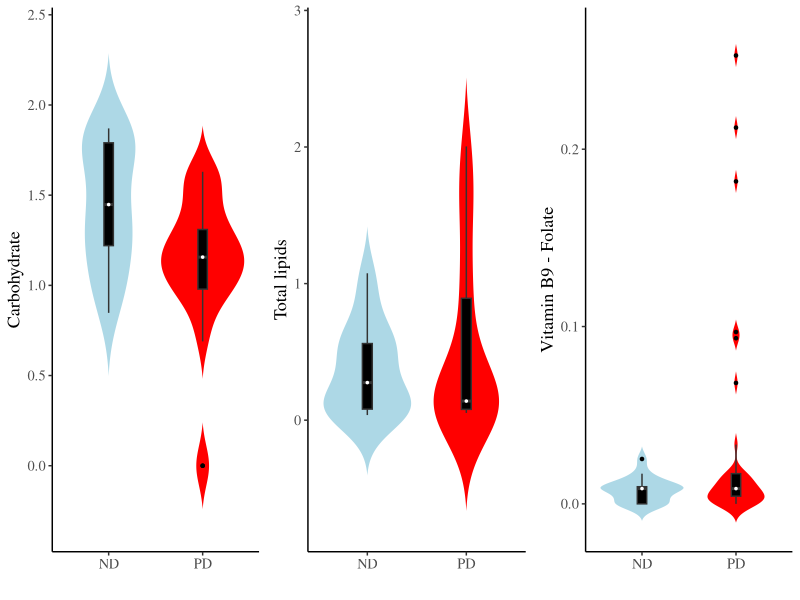

Write the R code that produced this figure.

library(cowplot)
library(rlang)
library(gridExtra)
library(ggplot2)


apatheme=theme_bw()+
  theme(panel.grid.major=element_blank(),
        panel.grid.minor=element_blank(),
        panel.border=element_blank(),
        axis.line=element_line(),
        text=element_text(family='Times', size = 13),
        legend.position="none",
        legend.title=element_blank())


log_nut_100g <- read.table(text = "Pollinator_dependence	dependence	Protein	Lipid	Carbohydrate	Fiber	Calcium	Iron	Magnesium	Phosphorus	Potassium	Sodium	Zinc	VitaminC	Thiamin	Riboflavin	Niacin	VitaminB6	Folate	VitaminA	VitaminE	VitaminK
Essential	PD	0.290034611	0.056904851	1.309630167	0.503790683	1.117271296	0.100370545	1.408239965	1.014520539	1.860936621	0.230448921	0.201397124	1.164352856	0.096910013	0	0	0.017033339	0	0	0	0
Essential	PD	0.264817823	0.075546961	0.961895474	0.278753601	1	0.08278537	1.113943352	1.204119983	2.428134794	1.230448921	0.071882007	1.57634135	0.017033339	0.008600172	0.238046103	0.029383778	0.008600172	0.068185862	0.021189299	0
Essential	PD	0.505149978	0.230448921	1.387033701	1.056904851	1.113943352	0.414973348	1.477121255	1.838849091	2.542825427	1.462397998	0.041392685	1.491361694	0	0.053078443	0.397940009	0.041392685	0.004321374	0.025305865	0.008600172	0
Essential	PD	0.206825876	0.06069784	0.931966115	0.146128036	0.903089987	0.093421685	1.041392685	1.079181246	2.053078443	0.301029996	0.041392685	0.959041392	0.012837225	0.008600172	0.071882007	0.021189299	0	0.012837225	0.021189299	0
Great	PD	0.103803721	0.053078443	1.138302698	0.361727836	0.77815125	0.029383778	0.698970004	1.079181246	1.959041392	0	0.021189299	0.698970004	0.008600172	0.012837225	0.037426498	0.017033339	0	0	0.004321374	0
Great	PD	0.471291711	1.194791758	0.979092901	0.886490725	1.113943352	0.190331698	1.477121255	1.72427587	2.686636269	0.903089987	0.214843848	1.041392685	0.029383778	0.053078443	0.437750563	0.100370545	0.033423755	0.004321374	0.487138375	0.860017176
Great	PD	1.283753383	1.62838893	1.494015375	0.633468456	1.579783597	0.88536122	2.46686762	2.773786445	2.820201459	1.113943352	0.831229694	0.176091259	0.152288344	0.025305865	0.31386722	0.152288344	0.012837225	0	0.278753601	1.283722471
Great	PD	0.269512944	0.184691431	1.158362492	0.831229694	0.872156273	0.068185862	0.989004616	1.227886705	2.320146286	0.477121255	0.068185862	1.958563883	0.029383778	0.017033339	0.318063335	0.012837225	0.017033339	0.021189299	0.149219113	0
Great	PD	0.260071388	0.139879086	1.203576775	0.414973348	1.079181246	0.064457989	1.041392685	1.176091259	2.227886705	0.301029996	0.037426498	1.572871602	0.012837225	0.017033339	0.222716471	0.049218023	0.017033339	0.021189299	0.278753601	0
Great	PD	0.281033367	0.103803721	1.045322979	0.397940009	0.84509804	0.127104798	0.954242509	1.361727836	2.089905111	1.146128036	0.089905111	0.707570176	0.008600172	0.012837225	0.257678575	0.012837225	0.004321374	0.008600172	0	0
Great	PD	0.133538908	0.056904851	1.21031852	0.612783857	1	0.071882007	0.903089987	1.113943352	2.068185862	0.301029996	0.041392685	0.72427587	0.004321374	0.012837225	0.064457989	0.012837225	0.004321374	0	0	1.70333393
Great	PD	0	2.004321374	0	0	0	0	0	0	0	0	0	0	0	0	0	0	0	0	1.624075731	0.432137378
Great	PD	0.274157849	0.079181246	0.689308859	0.342422681	1.041392685	0.103803721	1.079181246	1.397940009	2.376576957	0.77815125	0.068185862	1.167317335	0.017033339	0.008600172	0.201397124	0.033423755	0.008600172	0.017033339	0	0.432137378
Little	PD	1.36361198	0.457881897	1.629409599	1.330413773	2.029383778	0.902546779	2.170261715	2.565847819	3.134177108	0.290034611	0.583198774	0.5132176	0.068185862	0	0.709269961	0.222716471	0.181843588	0	0.120573931	2.530586526
Little	PD	1.326335861	0.527629901	1.605305046	1.390935107	2.003891166	0.814913181	2.252853031	2.602059991	3.06669855	1.053078443	0.674861141	0	0.056904851	0.012837225	0	0.100370545	0.212187604	0.017033339	0.238046103	0.860017176
Little	PD	1.433769834	1.620136055	1.226084116	1.021189299	2.029383778	0.691081492	2.276461804	2.589949601	2.872156273	1.361727836	0.494154594	0	0.222716471	0.056904851	1.228400359	0.130333768	0.093421685	0	0.004321374	0
Little	PD	0.120573931	0.113943352	0.795880017	0.579783597	1.049218023	0.033423755	0.993876915	1.08278537	2.079181246	0.477121255	0	1.5289167	0.017033339	0.008600172	0.041392685	0.033423755	0.004321374	0	0.086359831	0
Little	PD	0.257678575	0.117271296	1.156549151	0.447158031	1.579783597	0.06069784	1.113943352	1.322219295	2.222716471	0.477121255	0.029383778	1.442479769	0.025305865	0.017033339	0.139879086	0.033423755	0.008600172	0.012837225	0.079181246	0
Little	PD	0	2.004321374	0	0	0	0.004321374	0	0	0	0	0	0	0.041392685	0	0.836324116	0	0	0.783188691	1.227886705	0
Little	PD	0.26245109	0.133538908	1.130333768	0.587710965	1.552668216	0.056904851	1.133538908	1.387389826	2.267171728	0.298853076	0.053078443	1.747411808	0.033423755	0.021189299	0.278753601	0.017033339	0.012837225	0	0.187520721	0
Little	PD	0.167317335	0.100370545	1.072617477	0.431363764	1.322219295	0.096910013	1.342422681	1.041392685	2.26245109	0.954242509	0.033423755	1.791690649	0.008600172	0.012837225	0.133538908	0.017033339	0.017033339	0.021189299	0.113943352	0
Little	PD	0.170261715	0.079181246	1.285557309	0.745074792	1.136720567	0.037426498	0.674861141	1.269512944	2.195899652	0.489958479	0.045322979	1.334453751	0	0	0	0.012837225	0.252853031	0.049218023	0.247973266	0
Modest	PD	0.278753601	0.778874472	0.937517892	0.838219222	1.338456494	0.201397124	1.340444115	1.326335861	2.045322979	0.42975228	0.089905111	1.633468456	0	0.017033339	0	0.033423755	0	0.056904851	1.198657087	0
Modest	PD	1.419955748	0.372912003	1.609594409	1.338456494	1.984977126	0.791690649	2.133538908	2.635483747	3.077004327	1.414973348	0.658011397	0.380211242	0.193124598	0.089905111	0.532754379	0.117271296	0.096910013	0	0.017033339	0.432137378
Modest	PD	0.671172843	1.633468456	1.056904851	0.804820679	0.986323777	0.33243846	1.660865478	1.856124444	2.488550717	1.212187604	0.413299764	0.542825427	0.025305865	0.008600172	0.187520721	0.012837225	0.012837225	0	0.113943352	0
Modest	PD	1.195899652	1.11058971	1.588831726	1.505149978	2.029383778	0.960470778	2.220108088	2.230448921	3.206556044	0.328379603	0.181843588	2.437274797	0.008600172	0.025305865	0.146128036	0.004321374	0.004321374	0.017033339	0	0
Modest	PD	0.243038049	0.113943352	1.304921162	0.591064607	1.556302501	0.136720567	1.255272505	1.176091259	2.367355921	0.301029996	0.06069784	0.477121255	0.025305865	0.021189299	0.146128036	0.045322979	0.004321374	0.004321374	0.045322979	0
Modest	PD	0.568201724	0.079181246	1.425044875	0.397940009	1.278753601	0.42975228	1.041392685	2.149219113	3.256958153	1.176091259	0.674861141	0.954242509	0.021189299	0.071882007	0.278753601	0.257678575	0.008600172	0	0	0
Modest	PD	1.144574208	0.892094603	1.080987047	0.716003344	2.29666519	0.658011397	1.819543936	2.290034611	2.7930916	1.204119983	0.298853076	1.477121255	0.158362492	0.071882007	0.423245874	0.029383778	0.068185862	0.004321374	0	0
ND	ND	0.320146286	0.123851641	1.377306251	0.556302501	0.77815125	0.100370545	1.447158031	1.361727836	2.555094449	0.301029996	0.06069784	0.986771734	0.012837225	0.029383778	0.222716471	0.136720567	0.008600172	0	0.041392685	0.432137378
ND	ND	1.10720997	0.532754379	1.788875116	1.206825876	1.440909082	0.532754379	1.834420704	2.394451681	2.519827994	0.655138435	0.57634135	0	0.064457989	0.033423755	0.814913181	0.113943352	0.012837225	0	0.096910013	0
ND	ND	0.29666519	0.086359831	1.51851394	0.489958479	1.170261715	0.096910013	1.617000341	1.442479769	2.276461804	0.469822016	0.071882007	1.204119983	0.037426498	0.021189299	0.267171728	0.017033339	0.008600172	0.004321374	0.06069784	0
ND	ND	0.630427875	0.371067862	1.294466226	0.477121255	0.477121255	0.181843588	1.579783597	1.954242509	2.432969291	1.204119983	0.164352856	0.892094603	0.064457989	0.025305865	0.442479769	0.037426498	0.017033339	0.004321374	0.029383778	0
ND	ND	0.866877814	0.176091259	1.532244644	0.491361694	2.260071388	0.431363764	1.414973348	2.187520721	2.604226053	1.255272505	0.334453751	1.507855872	0.079181246	0.045322979	0.230448921	0.350248018	0	0	0.033423755	0
ND	ND	0.235528447	0.064457989	1.281033367	0.278753601	1.041392685	0.133538908	0.903089987	1.322219295	2.283301229	0.477121255	0.029383778	0.62324929	0.029383778	0.029383778	0.075546961	0.037426498	0	0	0	0.432137378
ND	ND	1.252610341	0.897627091	1.757927183	1.064457989	1.740362689	0.757396029	2.250420002	2.719331287	2.633468456	0.477121255	0.696356389	0	0.245512668	0.056904851	0.292256071	0.049218023	0.025305865	0	0	0
ND	ND	0.264817823	1.075546961	0.847572659	0.414973348	1.949390007	0.862131379	0.698970004	0.602059991	0.954242509	2.866877814	0.086359831	0.278753601	0	0	0.017033339	0.004321374	0	0.008600172	0.423245874	0
ND	ND	0.322219295	0.041392685	1.014520539	0.431363764	1.380211242	0.08278537	1.041392685	1.477121255	2.167317335	0.698970004	0.068185862	0.924279286	0.021189299	0.012837225	0.049218023	0.049218023	0.008600172	0	0.008600172	0
ND	ND	0.190331698	0.053078443	1.107888025	0.380211242	1.146128036	0.096910013	1.113943352	1	2.100370545	0.301029996	0.033423755	1.688419822	0.033423755	0.012837225	0.176091259	0.045322979	0.008600172	0	0.008600172	0
ND	ND	0.484299839	0.037426498	1.257678575	0.491361694	1.113943352	0.257678575	1.380211242	1.763427994	2.629409599	0.84509804	0.113943352	1.315970345	0.033423755	0.012837225	0.31386722	0.113943352	0.008600172	0	0.004321374	0
ND	ND	0.931457871	0.62324929	1.870111155	0.662757832	1	0.359835482	2.068185862	2.494154594	2.399673721	0.77815125	0.495544338	0	0.187520721	0.041392685	0.874481818	0.170261715	0.008600172	0	0.204119983	0
ND	ND	1.054613055	0.419955748	1.794488047	1.206825876	1.397940009	0.559906625	2.045322979	2.522444234	2.7084209	0.477121255	0.562292864	0	0.11058971	0	0	0.033423755	0.012837225	0	0	0
ND	ND	1.065206128	0.649334859	1.826074803	0.886490725	1.146128036	0.639486489	2.220108088	2.462397998	2.561101384	0.477121255	0.426511261	0	0.123851641	0.041392685	0.671172843	0.158362492	0.008600172	0	0.176091259	0
ND	ND	0.542825427	0.178976947	0.992111488	0.799340549	1.897627091	0.294466226	1.851258349	1.913813852	2.706717782	0.84509804	0.113943352	1.079181246	0.064457989	0.130333768	0.328379603	0.075546961	0	0.075546961	0.100370545	11.39433523
ND	ND	1.166726056	0.540329475	1.821513528	0.886490725	1.51851394	0.655138435	2.161368002	2.706717782	2.635483747	0.477121255	0.712649702	0	0.152288344	0.049218023	0.888740961	0.152288344	0	0.017033339	0	0", sep = "", header = TRUE)



#boxplot nut 100g dados em log10 com categorias de dependencia Dependent vs Non-Dependent-----------------------------------------------------------------------------------------------------------------------------------------------------------------------------------

n1<-ggplot(data=log_nut_100g, aes(x=dependence, y=  Lipid,
                                  fill=dependence)) + 
  geom_violin(trim=FALSE, color="white")+
  geom_boxplot(width=0.1, fill="black", outlier.colour = "Black", outlier.shape = 20)+
  stat_summary(fun='median', geom='point', shape=20, size = 1, col='white')+
  labs(x="", y="Total lipids")+
  apatheme + scale_fill_manual(values=c("#ADD8E6","red"))

n2<-ggplot(data=log_nut_100g, aes(x=dependence, y= Carbohydrate,
                                  fill=dependence)) + 
  geom_violin(trim=FALSE, color="white")+
  geom_boxplot(width=0.1, fill="black", outlier.colour = "Black", outlier.shape = 20)+
  stat_summary(fun='median', geom='point', shape=20, size = 1, col='white')+
  labs(x="", y="Carbohydrate")+
  apatheme + scale_fill_manual(values=c("#ADD8E6","red"))

n3<-ggplot(data=log_nut_100g, aes(x=dependence, y= VitaminC,
                                  fill=dependence)) + 
  geom_violin(trim=FALSE, color="white")+
  geom_boxplot(width=0.1, fill="black", outlier.colour = "Black", outlier.shape = 20)+
  stat_summary(fun='median', geom='point', shape=20, size = 1, col='white')+
  labs(x="", y="Vitamin C")+
  apatheme + scale_fill_manual(values=c("#ADD8E6","red"))

n4<-ggplot(data=log_nut_100g, aes(x=dependence, y= Folate,
                                  fill=dependence)) + 
  geom_violin(trim=FALSE, color="white")+
  geom_boxplot(width=0.1, fill="black", outlier.colour = "Black", outlier.shape = 20)+
  stat_summary(fun='median', geom='point', shape=20, size = 1, col='white')+
  labs(x="", y="Vitamin B9 - Folate")+
  apatheme + scale_fill_manual(values=c("#ADD8E6","red"))

n5<-ggplot(data=log_nut_100g, aes(x=dependence, y= VitaminE,
                                  fill=dependence)) + 
  geom_violin(trim=FALSE, color="white")+
  geom_boxplot(width=0.1, fill="black", outlier.colour = "Black", outlier.shape = 20)+
  stat_summary(fun='median', geom='point', shape=20, size = 1, col='white')+
  labs(x="", y="Vitamin E")+
  apatheme + scale_fill_manual(values=c("#ADD8E6","red"))

fig<-grid.arrange(n2,n1,n4, nrow=1)
